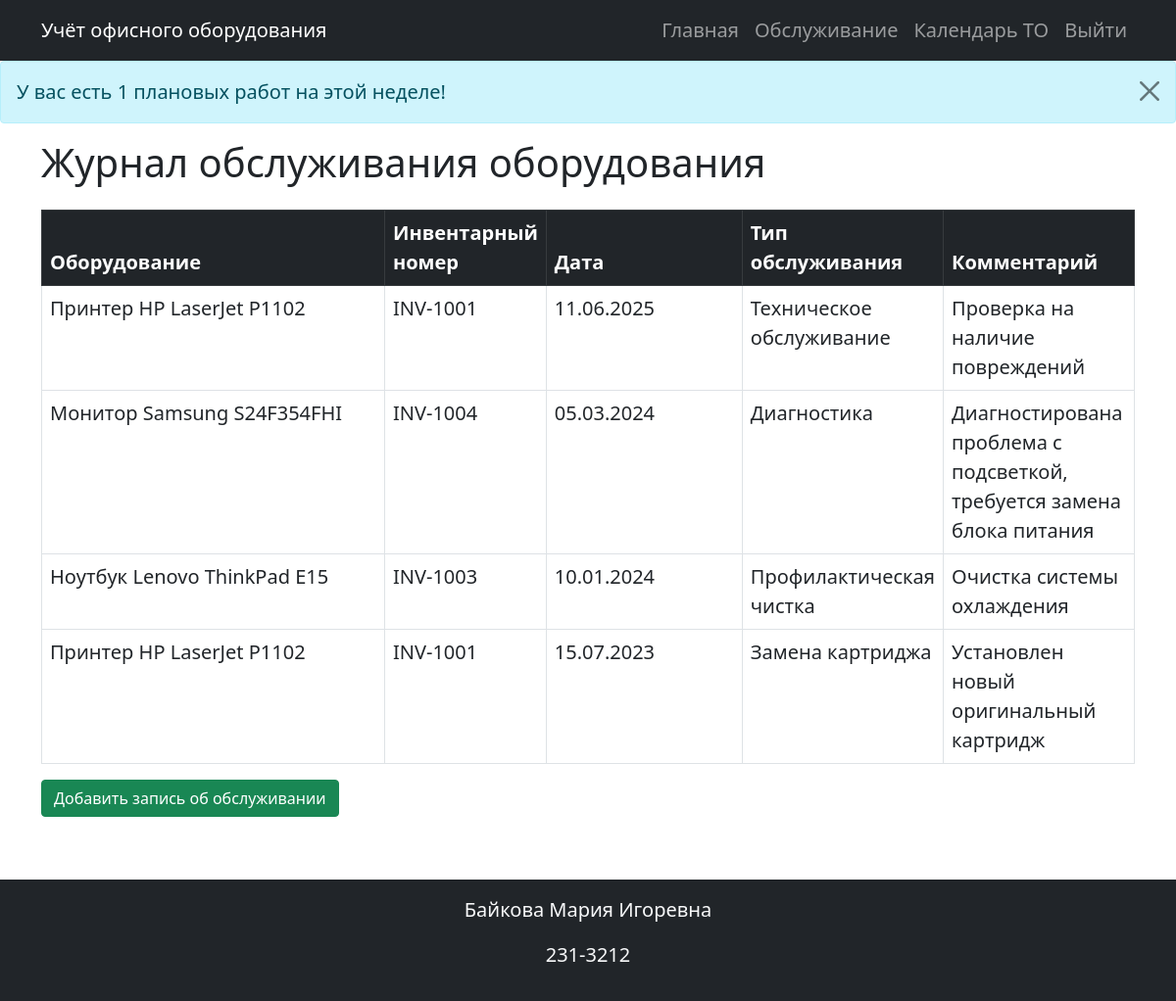
The app's page /service/ (signed in) with its own data.
### models.py (models this page shows)
class ServiceHistory(db.Model):
    id = db.Column(db.Integer, primary_key=True)
    equipment_id = db.Column(db.Integer, db.ForeignKey('equipment.id'), nullable=False)
    date = db.Column(db.Date, nullable=False)
    service_type = db.Column(db.String(100), nullable=False)
    comment = db.Column(db.Text)
    planned = db.Column(db.Boolean, default=False)

class Equipment(db.Model):
    id = db.Column(db.Integer, primary_key=True)
    name = db.Column(db.String(255), nullable=False)
    inventory_number = db.Column(db.String(100), nullable=False, unique=True)
    category_id = db.Column(db.Integer, db.ForeignKey('category.id'), nullable=False)
    purchase_date = db.Column(db.Date, nullable=False)
    cost = db.Column(db.Numeric(10, 2), nullable=False)
    status = db.Column(db.Enum('В эксплуатации', 'На ремонте', 'Списано'), nullable=False, default='В эксплуатации')
    comment = db.Column(db.Text)
    category = db.relationship('Category', backref='equipments')
    photo = db.relationship("Photo", back_populates="equipment", uselist=False, cascade='all, delete-orphan')
    service_records = db.relationship('ServiceHistory', backref='equipment', cascade='all, delete-orphan')
    responsible_persons = db.relationship('ResponsiblePerson', secondary=equipment_responsible, back_populates='equipments')

### service_bp.py (the view)
@service_bp.route('/')
@login_required
def service_list():
    services = ServiceHistory.query.order_by(ServiceHistory.date.desc()).all()
    return render_template('service.html', services=services)

### app.py (called while the page is built, shortened)
@login_manager.user_loader
def load_user(user_id):
    return db.session.get(User, int(user_id))

@app.before_request
def init_db():
    db.create_all()

@app.before_request
def check_notifications_once_per_week():
    if not current_user.is_authenticated:
        return
    if request.endpoint == 'service.calendar':
        return
    current_week = date.today().isocalendar()[1]
    if session.get('notification_week') == current_week:
        return  # уже показано в этом цикле
    today = datetime.today().date()
    soon = today + timedelta(days=7)
    upcoming = ServiceHistory.query.filter(ServiceHistory.planned == True, ServiceHistory.date.between(today, soon)).all()
    if upcoming:
        flash(f'У вас есть {len(upcoming)} плановых работ на этой неделе!', 'info')
        session['notification_week'] = current_week

### templates/service.html
{% extends 'base.html' %}
{% block content %}
<h1 class="mb-4">Журнал обслуживания оборудования</h1>
<table class="table table-bordered table-hover">
  <thead class="table-dark">
    <tr>
      <th>Оборудование</th>
      <th>Инвентарный номер</th>
      <th>Дата</th>
      <th>Тип обслуживания</th>
      <th>Комментарий</th>
    </tr>
  </thead>
  <tbody>
    {% for record in services %}
      <tr>
        <td>{{ record.equipment.name }}</td>
        <td>{{ record.equipment.inventory_number }}</td>
        <td>{{ record.date.strftime('%d.%m.%Y') }}</td>
        <td>{{ record.service_type }}</td>
        <td>{{ record.comment or '—' }}</td>
      </tr>
    {% else %}
      <tr><td colspan="5" class="text-center">Записей об обслуживании пока нет.</td></tr>
    {% endfor %}
  </tbody>
</table>
<a href="{{ url_for('service.add_service', return_to='service.service_list') }}" class="btn btn-success mb-3">Добавить запись об обслуживании</a>
{% endblock %}

### static/styles.css (style rules this page uses)
body { font-size: 1.25rem; }
.table th:nth-child(3), .table td:nth-child(3) { width: 200px; }
.table th:nth-child(1), .table td:nth-child(1) { width: 350px; }
.table th:nth-child(4), .table td:nth-child(4) { width: 120px; }
.table th:nth-child(2), .table td:nth-child(2) { width: 160px; }

### records on screen
ServiceHistory: equipment.name "Принтер HP LaserJet P1102", equipment.inventory_number "INV-1001", date "11.06.2025", service_type "Техническое обслуживание", comment "Проверка на наличие повреждений"
ServiceHistory: equipment.name "Монитор Samsung S24F354FHI", equipment.inventory_number "INV-1004", date "05.03.2024", service_type "Диагностика", comment "Диагностирована проблема с подсветкой, требуется замена блока питания"
ServiceHistory: equipment.name "Ноутбук Lenovo ThinkPad E15", equipment.inventory_number "INV-1003", date "10.01.2024", service_type "Профилактическая чистка", comment "Очистка системы охлаждения"
ServiceHistory: equipment.name "Принтер HP LaserJet P1102", equipment.inventory_number "INV-1001", date "15.07.2023", service_type "Замена картриджа", comment "Установлен новый оригинальный картридж"

### other values on screen
{{ message }} "У вас есть 1 плановых работ на этой неделе!"
